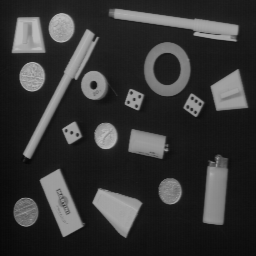
#> input picture taller_3/images/OBJECTS.png, 256 x 256 px
$ jupyter execute segmentacion_por_umbralizacion.ipynb
#> lines starting #> are read from the running program, lines starting #| are printed output that depends on the picture; after the words box and inside, x2 and y2 are one past the last pixel; in counts of white or black regions, pixels touching at a corner belong together
[cell 1]
import cv2
import matplotlib.pyplot as plt
import numpy as np

image = cv2.imread("images/OBJECTS.png", cv2.IMREAD_GRAYSCALE)
#> image is the input picture: shape (256, 256); min 7, max 188, mean 53.3

# Visualizar imagen
plt.imshow(image, cmap="gray",  vmin=0, vmax=255)
plt.show()

# Visualizar histograma
hist = cv2.calcHist([image],[0],None,[256],[0,256])
#> hist = 256 values, max 3542 at index 21, min 0 at index 0, mean 256
plt.plot(hist)
plt.show()
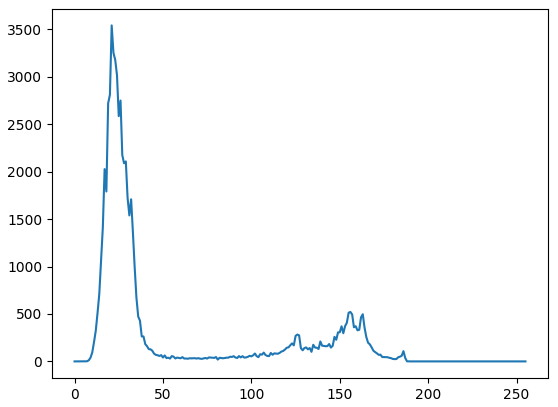
#> figure drawn by matplotlib, 1 panel; curve peaks at x = 21, y = 3542

[cell 2]
# Aplique el algoritmo de umbralización global

thres_value, thres_image = cv2.threshold(image, 90, 255, cv2.THRESH_BINARY)
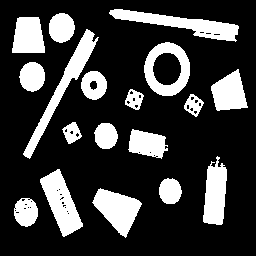
#> thres_image: shape (256, 256); 23.1% white; 18 white regions, largest, box (x1, y1, x2, y2) and area: (109, 9, 239, 42) 1581, (23, 29, 99, 159) 1537, (40, 169, 83, 237) 1424

# Visualizar imagen
plt.imshow(thres_image, cmap="gray",  vmin=0, vmax=255)
plt.show()

# Visualizar histograma
hist = cv2.calcHist([thres_image],[0],None,[256],[0,256])
#> hist = 256 values, max 50420 at index 0, min 0 at index 1, mean 256
plt.plot(hist)
plt.show()
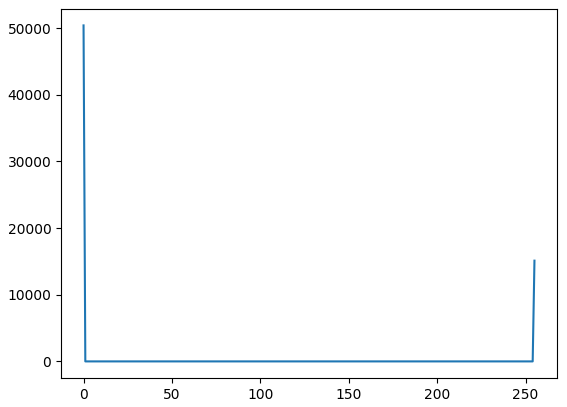
#> figure drawn by matplotlib, 1 panel; curve peaks at x = 0, y = 50420

[cell 3]
# Aplique el algoritmo de umbralización de Otsu con un solo valor

thres_value, thres_image = cv2.threshold(image, 0, 255, cv2.THRESH_BINARY+cv2.THRESH_OTSU)
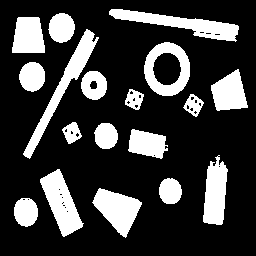
#> thres_image: shape (256, 256); 23.5% white; 18 white regions, largest, box (x1, y1, x2, y2) and area: (109, 9, 239, 42) 1596, (23, 29, 99, 159) 1563, (40, 169, 84, 237) 1448
#> thres_value = 84
print(thres_value)
#| 84.0

# Visualizar imagen
plt.imshow(thres_image, cmap="gray",  vmin=0, vmax=255)
plt.show()

# Visualizar histograma
hist = cv2.calcHist([thres_image],[0],None,[256],[0,256])
#> hist = 256 values, max 50154 at index 0, min 0 at index 1, mean 256
plt.plot(hist)
plt.show()
#> figure, not shown here; curve peaks at x = 0, y = 50154

[cell 4]
# Ahora introduzca ruido gaussiano aditivo con varianza de 0.001 y luego con varianza de 0.05. Visualice el histograma de la imagen resultante


from skimage.util import random_noise

noised_image = random_noise(image, mode='gaussian', mean=0,  var=0.001)

noised_image = noised_image * 255

noised_image = noised_image.astype(np.uint8)

# Visualizar imagen
plt.imshow(noised_image, cmap="gray",  vmin=0, vmax=255)
plt.title("varianza 0.001")
plt.show()

# Visualizar histograma
hist = cv2.calcHist([noised_image],[0],None,[256],[0,256])
#> hist = 256 values, max 1965 at index 25, min 0 at index 202, mean 256
plt.plot(hist)
plt.show()
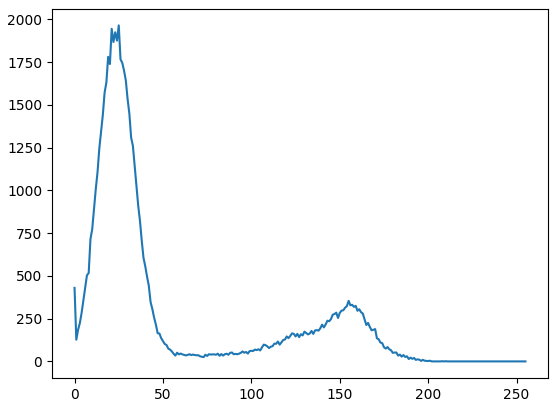
#> figure drawn by matplotlib, 1 panel; curve peaks at x = 25, y = 1965

noised_image = random_noise(image, mode='gaussian', mean=0,  var=0.05)
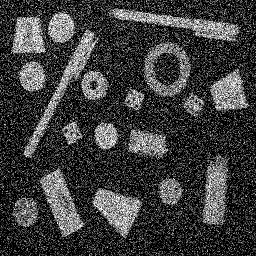
#> noised_image: shape (256, 256) float64; min 0, max 1, mean 0.246

noised_image = noised_image * 255

noised_image = noised_image.astype(np.uint8)

# Visualizar imagen
plt.imshow(noised_image, cmap="gray",  vmin=0, vmax=255)
plt.title("varianza 0.05")
plt.show()

# Visualizar histograma
hist = cv2.calcHist([noised_image],[0],None,[256],[0,256])
#> hist = 256 values, max 17044 at index 0, min 15 at index 254, mean 256
plt.plot(hist)
plt.show()
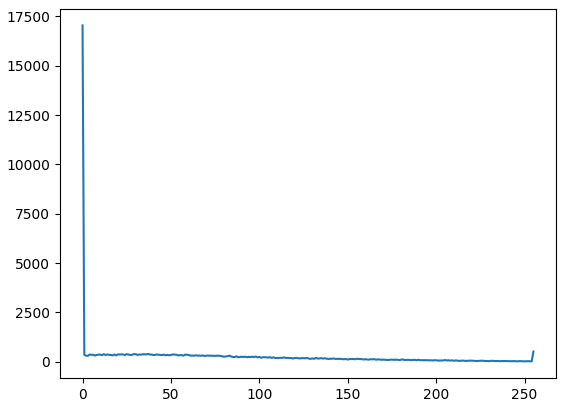
#> figure drawn by matplotlib, 1 panel; curve peaks at x = 0, y = 17044
